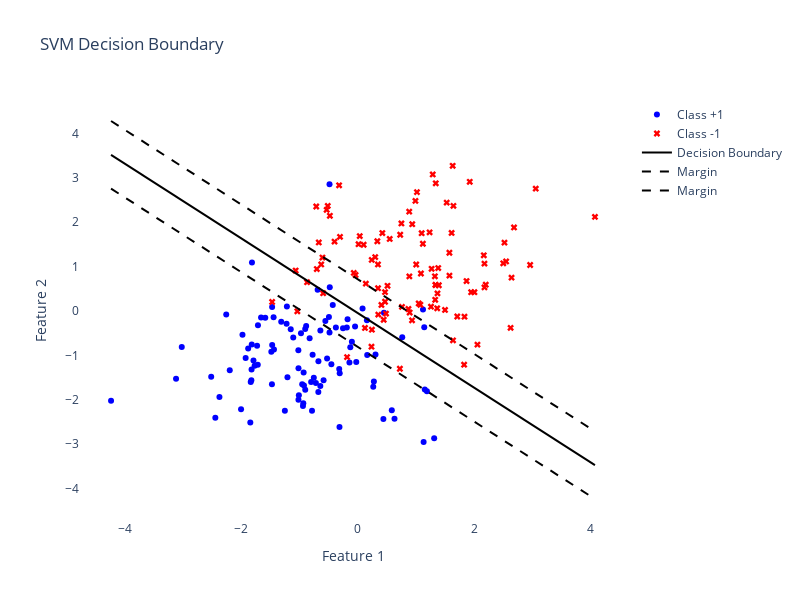

Notebook code for this chart:
### Code cell
from sklearn.svm import SVC
import numpy as np

def soft_svm_sklearn(X, y, C=1.0):
    # Initialize the SVC classifier with a linear kernel
    model = SVC(C=C, kernel='linear')
    
    # Fit the model on the data
    model.fit(X, y)
    
    # Retrieve the weights (w) and bias (b) from the trained model
    w = model.coef_.flatten()  # Coefficients (weights) of the model
    b = model.intercept_[0]    # Intercept (bias) of the model
    
    return w, b
w,b = soft_svm_sklearn(X,y)
plot_SVM.plot_svm_decision_boundary(X,y,w,b)

print(w[0]/w[1],b)
print(w_star[0]/w_star[1] , b_star)
